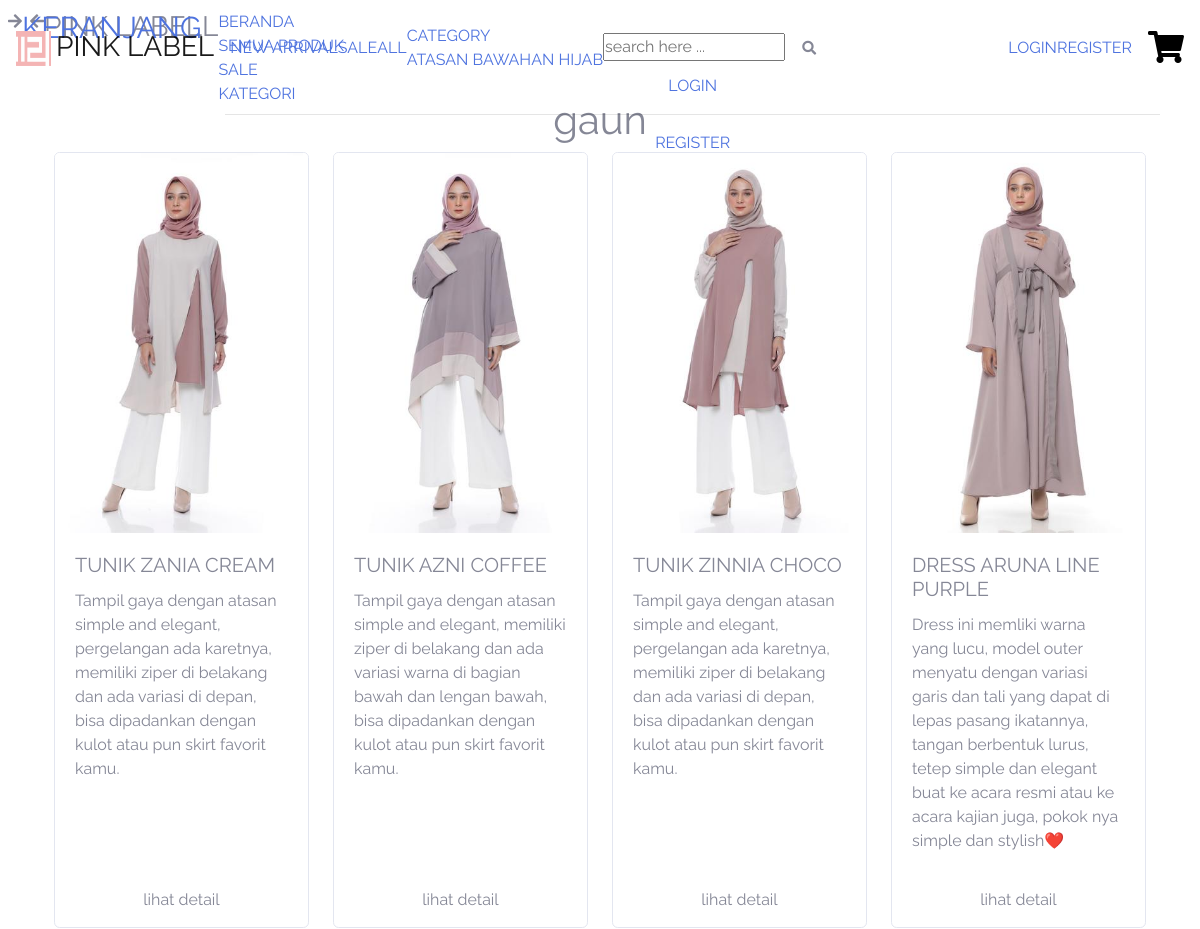
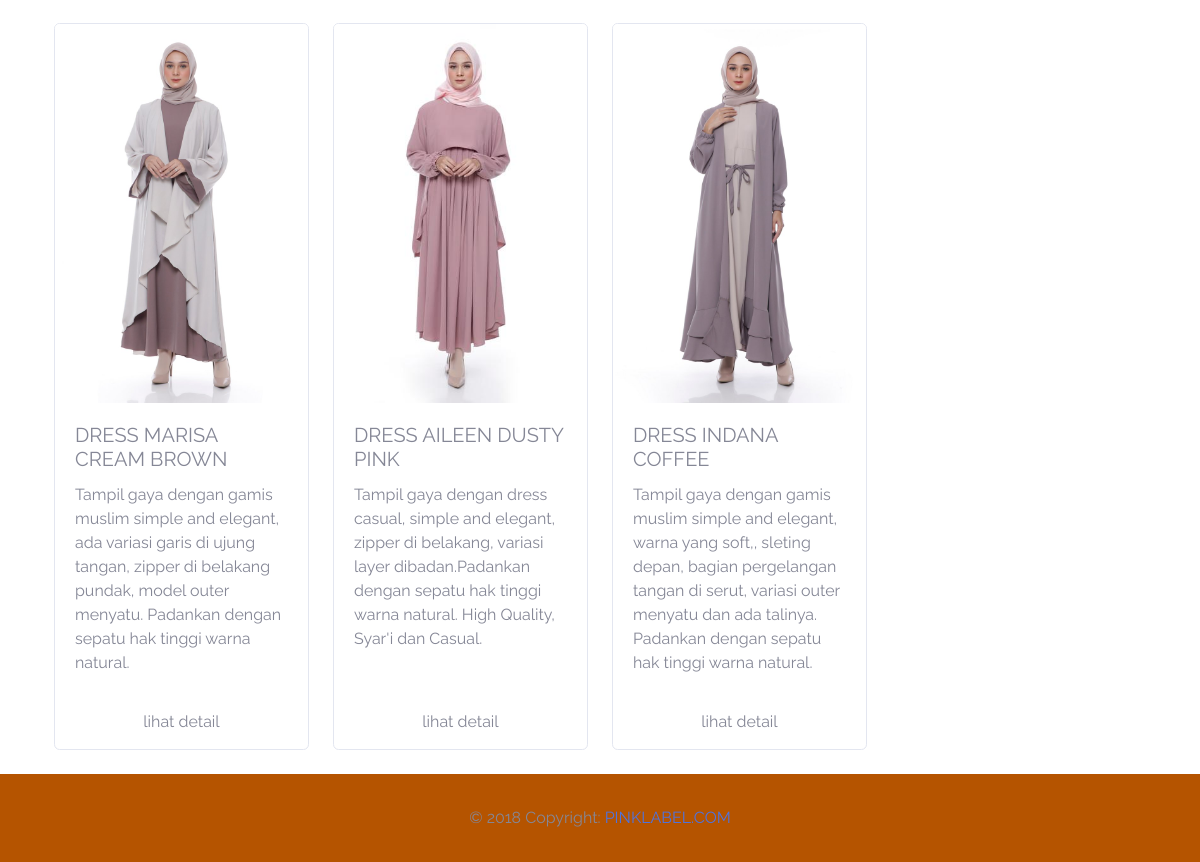
/koleksi/Atasan/gaun, run on the app's committed database (2 pictures, top to bottom).
### tables this page shows
CREATE TABLE `kategori_produk` (
  `id` int(11) NOT NULL,
  `kategori` varchar(128) NOT NULL
);

CREATE TABLE `sub_kategori_produk` (
  `id` int(11) NOT NULL,
  `id_kategori` int(11) NOT NULL,
  `sub_kategori` varchar(128) NOT NULL
);

CREATE TABLE `produk` (
  `id` int(11) NOT NULL,
  `nama` varchar(128) NOT NULL,
  `id_sub_kategori` int(11) NOT NULL,
  `stok` int(11) NOT NULL,
  `harga` int(11) NOT NULL,
  `deskripsi` varchar(1000) NOT NULL,
  `gambar` varchar(128) NOT NULL,
  `sale` int(1) NOT NULL
);

### application/controllers/kategori.php (called while the page is built, shortened)
<?php
class Kategori extends CI_Controller {
	public function __construct(){
		$this->load->model('Kategori_model', 'kategori');
		$this->load->model('User_model','user');
	}
	public function tampilSubKategori($kategori, $sub){
		$data['user'] = $this->user->getUser();
		$data['produk'] = $this->kategori->getProdukByNameSub($sub);
		$data['sub'] = $this->kategori->getSubKtgByName($sub);
		$this->load->view('templates/header', $data);
		$this->load->view('produk/template_sub_kategori', $data);
		$this->load->view('templates/footer', $data);
	}
}

### index.php (called while the page is built, shortened)
<?php
require_once BASEPATH.'core/CodeIgniter.php';

### application/models/User_model.php (called while the page is built, shortened)
<?php
class User_model extends CI_Model {
	public function getUser()
	{
		return $this->db->get_where('users', ['email'=> $this->session->userdata('email')])->row_array();
	}
}

### application/models/Kategori_model.php (called while the page is built, shortened)
<?php
class Kategori_model extends CI_Model {
	public function getProdukByNameSub($detail){
		$id = $this->db->get_where('sub_kategori_produk', ['sub_kategori' => $detail])->row_array()['id'];
		return $this->db->get_where('produk',['id_sub_kategori' => $id])->result_array();
	}
	public function getSubKtgByName($sub){
		return $this->db->get_where('sub_kategori_produk', ['sub_kategori' => $sub])->row_array();
	}
}

### application/views/produk/template_sub_kategori.php (the view)
<section id="atasan" class="pt-5 mt-5 position-relative">
      <div class="container">
      <div class="row justify-content-center">
        <h1><?= $sub['sub_kategori']; ?></h1>
      </div>
		<div class="row">
		<?php foreach($produk as $p): ?>
          <div class="col-lg-3 col-6 mb-4">
            <div class="card h-100">
              <img src="<?= base_url('assets/img/item/').$p['gambar']; ?>" class="card-img-top" alt="...">
              <div class="card-body">
                <h5 class="card-title"><?= $p['nama']; ?></h5>
                <p class="card-text"><?= $p['deskripsi']; ?></p>
              </div>
              <?php $id=$p['id'] ?>
              <a href="<?= base_url('produk/detail/') . $id; ?>" class="stretched-link mx-2 my-2 btn btn-pink">lihat detail</a>
            </div>
          </div>
       	<?php endforeach; ?>
      </div>
  	</div>
  </section>

### application/views/templates/header.php (shortened to what this page needs)
<!DOCTYPE html>
<html lang="en">
<head>
  <link href="<?= base_url('assets/'); ?>css/bootstrap.min.css" rel="stylesheet" type="text/css">
  <link href="<?= base_url('assets/'); ?>css/sb-admin-2.min.css" rel="stylesheet" type="text/css">
  <link href="<?= base_url('assets/'); ?>vendor/fontawesome-free/css/all.min.css" rel="stylesheet" type="text/css">
  <link href="<?= base_url('assets/'); ?>css/pinklabel.css" rel="stylesheet" type="text/css">
</head>
<body>
  <nav id="sidebar">
    <div id="dismiss">
        <i class="fas fa-arrow-left"></i>
    </div>
    <div class="sidebar-header">
        <h3>Pink Labell</h3>
    </div>
    <ul class="list-unstyled components">
        <li>
            <a href="#">Beranda</a>
          </li>
        <li>
            <a href="#">Semua Produk</a>
        </li>
        <li>
            <a href="<?= base_url('sale'); ?>">Sale</a>
        </li>
        <li>
            <a href="#pageSubmenu" data-toggle="collapse" aria-expanded="false">Kategori</a>
        </li>
    </ul>
</nav>
<nav id="sidebar2" class="pr-3 pl-2">
    <div id="dismiss2">
        <i class="fas fa-arrow-right"></i>
    </div>
    <div class="sidebar-header">
        <a href="<?= base_url('keranjang'); ?>" class="h3 nav-link-pink" style="font-size: 30px;">KERANJANG</a>
    </div>
    <?php if($user['role_id'] == 3) :?>
    <div class="container mt-4">
      <div class="row justify-content-center">
        <div class="col text-center">
          <p style="color:black">anda belum login</p>
          <a class="nav-link-pink"href="<?php echo base_url('auth') ?>">LOGIN</a>
          <hr>
          <a class="nav-link-pink" href="<?=base_url('auth/register'); ?>">REGISTER</a>
        </div>
      </div>
    </div>
    <?php endif; ?>
</nav>
<div class="wrapper">
  <div id="content">
  <nav class="navbar navbar-expand navbar-light bg-pink mb-4 fixed-top">
    <a class="navbar-brand logo-label-pink mt-1 d-none d-sm-inline-block" href="<?= base_url(); ?>">
      <img class="mb-1 d-none d-md-inline" src="<?= base_url('assets/'); ?>img/bg/logo.png" width="35" height="35" alt="">
      <span class="h3">Pink Label</span>
    </a>
    <a class="nav-link-pink d-none d-xl-inline" href="">New Arrival</a>
    <a class="nav-link-pink d-none d-xl-inline" href="<?= base_url('sale'); ?>">Sale</a>
    <a class="nav-link-pink d-none d-xl-inline" href="<?= base_url('seluruh_koleksi'); ?>">All</a>
    <div class="dropdown-nav-pink d-none d-xl-inline-block position-relative">
      <a class="nav-link-pink" href="<?= base_url('seluruh_koleksi'); ?>">Category</a>
      <div class="dropdown-kategori-pink">
          <?php $kategori = $this->db->get('kategori_produk')->result_array(); ?>
          <?php foreach($kategori as $k): ?>
            <a class="dropdown-item-pink" href="<?= base_url('koleksi/').$k['kategori']; ?>"> <?= $k['kategori']; ?> </a>
          <?php endforeach; ?>
      </div>
    </div>
    <form class="d-inline-block" action="<?php echo base_url('search/all') ?>" method="get">
      <input type="text" name="keyword" class="input-search-pink" placeholder="search here ..." >
      <div class="d-inline-block">
        <button class="btn btn-pink-search" type="submit">
          <i class="fas fa-search fa-sm"></i>
        </button>
      </div>
    </form>
    <?php if($user['role_id'] == 3): ?>
      <a class="nav-link-pink d-none d-xl-inline" href="<?= base_url('auth'); ?>">Login</a>
      <a class="nav-link-pink d-none d-xl-inline" href="<?= base_url('auth/register'); ?>">Register</a>
    <?php endif; ?>
    <button id="sidebarCollapse2" class="ml-0 d-inline" style="border:none; background: none;">
      <i style="color:black;" class="fas fa-2x fa-shopping-cart"></i>
    </button>
  </nav>

### assets/css/pinklabel.css (style rules this page uses)
* { margin: 0; padding: 0; box-sizing: border-box; font-family: 'Raleway', sans-serif ; }
nav { display: flex; position: fixed; z-index: 5; top: 0; left: 0; width: 100%; height: 12vh; background: none; padding: 10px 30px 10px; transition: all .3s ease-out; text-transform: uppercase; }
.card img { display: block; max-width: 100%; height: auto; }

### data on the page
kategori_produk: kategori "ATASAN"
kategori_produk: kategori "BAWAHAN"
kategori_produk: kategori "HIJAB"
sub_kategori_produk: sub_kategori "gaun"
produk: gambar (picture), nama "TUNIK ZANIA CREAM", deskripsi "Tampil gaya dengan atasan simple and elegant, pergelangan ada karetnya, memiliki ziper di belakang dan ada variasi di depan, bisa dipadankan dengan kulot atau pun skirt favorit kamu."
produk: gambar (picture), nama "TUNIK AZNI COFFEE", deskripsi "Tampil gaya dengan atasan simple and elegant, memiliki ziper di belakang dan ada variasi warna di bagian bawah dan lengan bawah, bisa dipadankan dengan kulot atau pun skirt favorit kamu."
produk: gambar (picture), nama "TUNIK ZINNIA CHOCO", deskripsi "Tampil gaya dengan atasan simple and elegant, pergelangan ada karetnya, memiliki ziper di belakang dan ada variasi di depan, bisa dipadankan dengan kulot atau pun skirt favorit kamu."
produk: gambar (picture), nama "DRESS ARUNA LINE PURPLE", deskripsi "Dress ini memliki warna yang lucu, model outer menyatu dengan variasi garis dan tali yang dapat di lepas pasang ikatannya, tangan berbentuk lurus, tetep simple dan elegant buat ke acara resmi atau ke acara kajian juga, pokok nya simple dan stylish❤️"
produk: gambar (picture), nama "DRESS MARISA CREAM BROWN", deskripsi "Tampil gaya dengan gamis muslim simple and elegant, ada variasi garis di ujung tangan, zipper di belakang pundak, model outer menyatu. Padankan dengan sepatu hak tinggi warna natural."
produk: gambar (picture), nama "DRESS AILEEN DUSTY PINK", deskripsi "Tampil gaya dengan dress casual, simple and elegant, zipper di belakang, variasi layer dibadan.Padankan dengan sepatu hak tinggi warna natural. High Quality, Syar'i dan Casual."
produk: gambar (picture), nama "DRESS INDANA COFFEE", deskripsi "Tampil gaya dengan gamis muslim simple and elegant, warna yang soft,, sleting depan, bagian pergelangan tangan di serut, variasi outer menyatu dan ada talinya. Padankan dengan sepatu hak tinggi warna natural."
